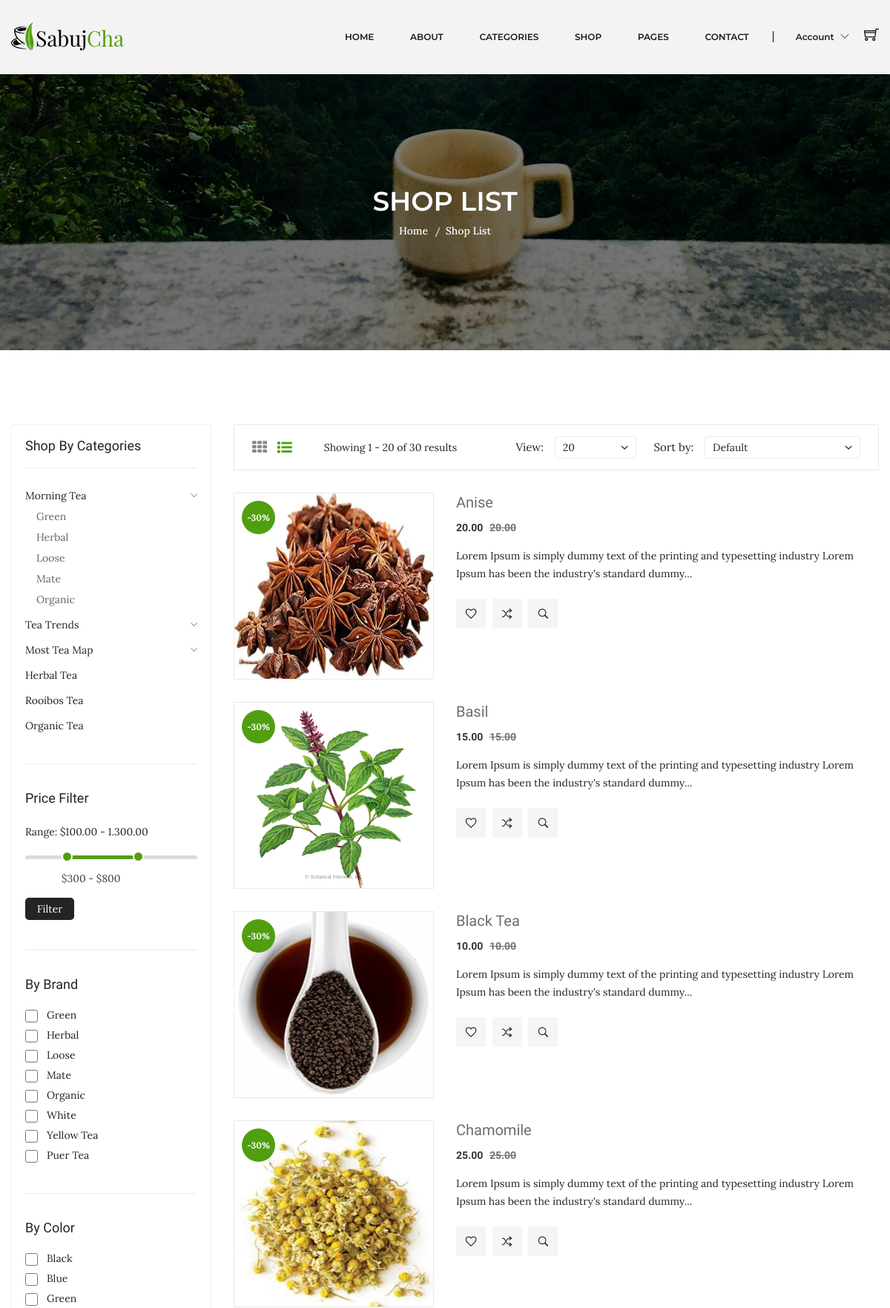
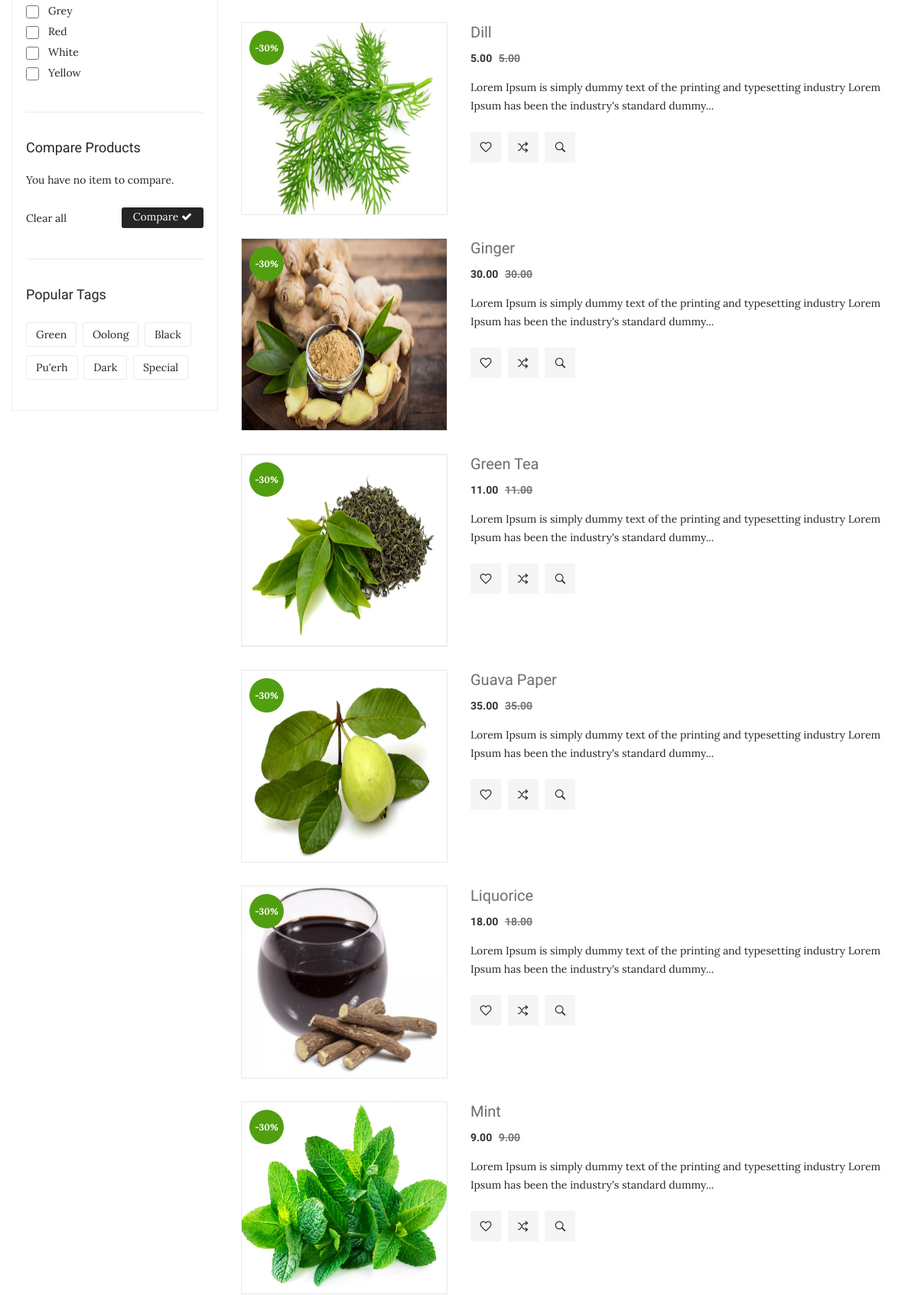
The app's page /shop-list.php (upper part) with its own data (2 pictures, top to bottom).
### tables this page shows
CREATE TABLE `products` (
  `id` int(10) UNSIGNED NOT NULL,
  `name` varchar(64) NOT NULL,
  `price` float(8,2) NOT NULL,
  `brand_id` int(10) UNSIGNED NOT NULL,
  `subcate_id` int(10) UNSIGNED DEFAULT NULL,
  `details` text NOT NULL,
  `photo` varchar(255) DEFAULT 'default.png',
  `created_at` timestamp NOT NULL DEFAULT current_timestamp() ON UPDATE current_timestamp(),
  `updated_at` timestamp NOT NULL DEFAULT current_timestamp(),
  `supplier_id` int(10) UNSIGNED NOT NULL
);

### database.php (called while the page is built, shortened)
<?php
class database
{
    public $serverName = 'localhost';
    public $username = 'root';
    public $password = '';
    public $dbName = 'e-commerce';
    public $con;
    public function __construct()
    {
        $this->con = new mysqli($this->serverName, $this->username, $this->password, $this->dbName);
    }
    public function runDQL($query)
    {
        $result = $this->con->query($query);
        if ($result->num_rows > 0) {
            return $result;
        } else {
            return [];
        }
    }
}

### Product.php (called while the page is built, shortened)
<?php
include_once "database.php";
class Product extends database implements operations{
   public function selectData(){
      $query = "SELECT `products`.* FROM `products` LIMIT 14";
      return $this->runDQL($query);
   }
}
?>

### shop-list.php (the view, shortened to what this page needs)
<?php include_once "header.php" ?>
        <div class="breadcrumb-area bg-image-3 ptb-150">
            <div class="container">
                <div class="breadcrumb-content text-center">
					<h3>SHOP LIST</h3>
                    <ul>
                        <li><a href="index.php">Home</a></li>
                        <li class="active">Shop List</li>
                    </ul>
                </div>
            </div>
        </div>
        <div class="shop-page-area ptb-100">
            <div class="container">
                <div class="row flex-row-reverse">
                    <div class="col-lg-9">
                        <div class="shop-topbar-wrapper">
                            <div class="shop-topbar-left">
                                <ul class="view-mode">
                                    <li><a href="#product-grid" data-view="product-grid"><i class="fa fa-th"></i></a></li>
                                    <li class="active"><a href="#product-list" data-view="product-list"><i class="fa fa-list-ul"></i></a></li>
                                </ul>
                                <p>Showing 1 - 20 of 30 results  </p>
                            </div>
                            <div class="product-sorting-wrapper">
                                <div class="product-shorting shorting-style">
                                    <label>View:</label>
                                    <select>
                                        <option value=""> 20</option>
                                    </select>
                                </div>
                                <div class="product-show shorting-style">
                                    <label>Sort by:</label>
                                    <select>
                                        <option value="">Default</option>
                                    </select>
                                </div>
                            </div>
                        </div>
                        <div class="grid-list-product-wrapper">
                            <div class="product-list product-view pb-20">
                                <div class="row">
                                <?php
                                include_once "Product.php";
                                $pro = new Product();
                                $result = $pro->selectData();
                                if (!empty($result)) {
                                    $products = $result->fetch_all(MYSQLI_ASSOC);
                                    foreach ($products as $key => $value) {
                                ?>
                                    <div class="product-width col-xl-4 col-lg-4 col-md-4 col-sm-6 col-12 mb-30">
                                        <div class="product-wrapper">
                                            <div class="product-img">
                                                <a href="product-details.php?pro=<?php echo $value['id'] ?>">
                                                    <img alt="" src="assets/img/product/<?php echo $value['photo'] ?>" style="height:250px;">
                                                </a>
                                                <span>-30%</span>
                                            </div>
                                            <div class="product-list-details">
                                                <h4>
                                                    <a href="product-details.php?pro=<?php echo $value['id'] ?>"><?php echo $value['name'] ?></a>
                                                </h4>
                                                <div class="product-price-wrapper">
                                                    <span><?php echo $value['price'] ?></span>
                                                    <span class="product-price-old"><?php echo $value['price'] ?></span>
                                                </div>
                                                <p><?php
                                                    $wordsCount = 20;
                                                    $detailsArray = str_word_count($value['details'], 1);
                                                    array_splice($detailsArray, $wordsCount, count($detailsArray));
                                                    $detailsString = implode(" ", $detailsArray);
                                                    echo $detailsString . '...';
                                                    ?></p>
                                                <div class="shop-list-cart-wishlist">
                                                    <a href="#" title="Wishlist"><i class="ion-android-favorite-outline"></i></a>
                                                    <a href="#" title="Add To Cart"><i class="ion-ios-shuffle-strong"></i></a>
                                                    <a href="#" data-target="#exampleModal" data-toggle="modal" title="Quick View">
                                                        <i class="ion-ios-search-strong"></i>
                                                    </a>
                                                </div>
                                            </div>
                                        </div>
                                    </div>
                                    <?php
                                    }
                            }
                            ?>
                                </div>
                            </div>
                        </div>
                    </div>
                    <div class="col-lg-3">
                        <div class="shop-sidebar-wrapper gray-bg-7 shop-sidebar-mrg">
                            <div class="shop-widget">
                                <h4 class="shop-sidebar-title">Shop By Categories</h4>
                                <div class="shop-catigory">
                                    <ul id="faq">
                                        <li> <a data-toggle="collapse" data-parent="#faq" href="#shop-catigory-1">Morning Tea <i class="ion-ios-arrow-down"></i></a>
                                            <ul id="shop-catigory-1" class="panel-collapse collapse show">
                                                <li><a href="#">Green</a></li>
                                                <li><a href="#">Herbal</a></li>
                                                <li><a href="#">Loose </a></li>
                                                <li><a href="#">Mate</a></li>
                                                <li><a href="#">Organic</a></li>
                                            </ul>
                                        </li>
                                        <li> <a data-toggle="collapse" data-parent="#faq" href="#shop-catigory-2">Tea Trends<i class="ion-ios-arrow-down"></i></a>
                                        </li>
                                        <li> <a data-toggle="collapse" data-parent="#faq" href="#shop-catigory-3">Most Tea Map <i class="ion-ios-arrow-down"></i></a>
                                        </li>
                                        <li> <a href="#">Herbal Tea</a> </li>
                                        <li> <a href="#">Rooibos Tea</a></li>
                                        <li> <a href="#">Organic Tea</a></li>
                                    </ul>
                                </div>
                            </div>
                            <div class="shop-price-filter mt-40 shop-sidebar-border pt-35">
                                <h4 class="shop-sidebar-title">Price Filter</h4>
                                <div class="price_filter mt-25">
                                    <span>Range:  $100.00 - 1.300.00 </span>
                                    <div id="slider-range"></div>
                                    <div class="price_slider_amount">
                                        <div class="label-input">
                                            <input type="text" id="amount" name="price"  placeholder="Add Your Price" />
                                        </div>
                                        <button type="button">Filter</button>
                                    </div>
                                </div>
                            </div>
                            <div class="shop-widget mt-40 shop-sidebar-border pt-35">
                                <h4 class="shop-sidebar-title">By Brand</h4>
                                <div class="sidebar-list-style mt-20">
                                    <ul>
                                        <li><input type="checkbox"><a href="#">Green </a>
                                        <li><input type="checkbox"><a href="#">Herbal </a></li>
                                        <li><input type="checkbox"><a href="#">Loose </a></li>
                                        <li><input type="checkbox"><a href="#">Mate </a></li>
                                        <li><input type="checkbox"><a href="#">Organic </a></li>
                                        <li><input type="checkbox"><a href="#">White  </a></li>
                                        <li><input type="checkbox"><a href="#">Yellow Tea </a></li>
                                        <li><input type="checkbox"><a href="#">Puer Tea </a></li>
                                    </ul>
                                </div>
                            </div>
                            <div class="shop-widget mt-40 shop-sidebar-border pt-35">
                                <h4 class="shop-sidebar-title">By Color</h4>
                                <div class="sidebar-list-style mt-20">
                                    <ul>
                                        <li><input type="checkbox"><a href="#">Black </a></li>
                                        <li><input type="checkbox"><a href="#">Blue </a></li>
                                        <li><input type="checkbox"><a href="#">Green </a></li>
                                        <li><input type="checkbox"><a href="#">Grey </a></li>
                                        <li><input type="checkbox"><a href="#">Red</a></li>
                                        <li><input type="checkbox"><a href="#">White  </a></li>
                                        <li><input type="checkbox"><a href="#">Yellow   </a></li>
                                    </ul>
                                </div>
                            </div>
                            <div class="shop-widget mt-40 shop-sidebar-border pt-35">
                                <h4 class="shop-sidebar-title">Compare Products</h4>
                                <div class="compare-product">
                                    <p>You have no item to compare. </p>
                                    <div class="compare-product-btn">
                                        <span>Clear all </span>
                                        <a href="#">Compare <i class="fa fa-check"></i></a>
                                    </div>
                                </div>
                            </div>
                            <div class="shop-widget mt-40 shop-sidebar-border pt-35">
                                <h4 class="shop-sidebar-title">Popular Tags</h4>
                                <div class="shop-tags mt-25">
                                    <ul>
                                        <li><a href="#">Green</a></li>
                                        <li><a href="#">Oolong</a></li>
                                        <li><a href="#">Black</a></li>
                                        <li><a href="#">Pu'erh</a></li>
                                        <li><a href="#">Dark </a></li>
                                        <li><a href="#">Special</a></li>
                                    </ul>
                                </div>
                            </div>
                        </div>
                    </div>
                </div>
            </div>
        </div>
<?php include_once "footer.php" ?>

### records on screen
products: photo (picture), name "Anise", price "20.00", detailsString "Lorem Ipsum is simply dummy text of the printing and typesetting industry Lorem Ipsum has been the industry's standard dummy"
products: photo (picture), name "Basil", price "15.00", detailsString "Lorem Ipsum is simply dummy text of the printing and typesetting industry Lorem Ipsum has been the industry's standard dummy"
products: photo (picture), name "Black Tea", price "10.00", detailsString "Lorem Ipsum is simply dummy text of the printing and typesetting industry Lorem Ipsum has been the industry's standard dummy"
products: photo (picture), name "Chamomile", price "25.00", detailsString "Lorem Ipsum is simply dummy text of the printing and typesetting industry Lorem Ipsum has been the industry's standard dummy"
products: photo (picture), name "Dill", price "5.00", detailsString "Lorem Ipsum is simply dummy text of the printing and typesetting industry Lorem Ipsum has been the industry's standard dummy"
products: photo (picture), name "Ginger", price "30.00", detailsString "Lorem Ipsum is simply dummy text of the printing and typesetting industry Lorem Ipsum has been the industry's standard dummy"
products: photo (picture), name "Green Tea", price "11.00", detailsString "Lorem Ipsum is simply dummy text of the printing and typesetting industry Lorem Ipsum has been the industry's standard dummy"
products: photo (picture), name "Guava Paper", price "35.00", detailsString "Lorem Ipsum is simply dummy text of the printing and typesetting industry Lorem Ipsum has been the industry's standard dummy"
products: photo (picture), name "Liquorice", price "18.00", detailsString "Lorem Ipsum is simply dummy text of the printing and typesetting industry Lorem Ipsum has been the industry's standard dummy"
products: photo (picture), name "Mint", price "9.00", detailsString "Lorem Ipsum is simply dummy text of the printing and typesetting industry Lorem Ipsum has been the industry's standard dummy"
